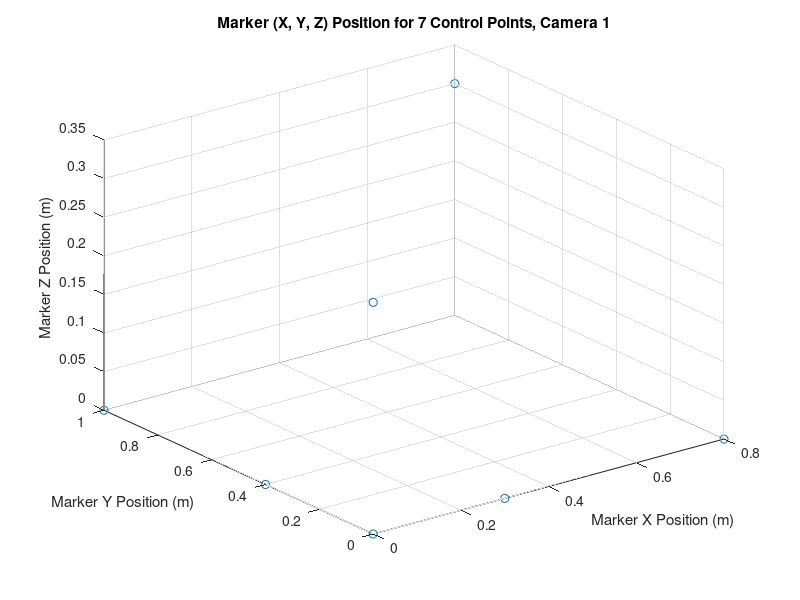

Reproduce this figure in MATLAB.
% Created by: Anthony Le
% Last updated: 01.27.2018

% KIN 523: Homework 2 - Motion Capture
% Due: 01.30.2018
% Extensive explanation of code for the professor...
%% Problem 1
close all;
clear;
% u: horizontal location, [1:1024]
% v: vertical location, [1:1024]
% delta_u: lens distortion

% 7 control pts, col vectors of 3D position (X, Y, Z) locations
% semicolon operator signifies end of row, col vectors w/ 7 rows, 1 col
X = [0; 0.3; 0.8; 0; 0; 0; 0.8]; % in m
Y = [0; 0; 0; 0.4; 1.0; 0; 1.0]; % in m
Z = [0; 0; 0; 0; 0; 0.3; 0.3]; % in m

% combined 3 col vectors above into a single matrix
% XYZ is a matrix of col vectors X, Y, Z from above, 7 rows, 3 cols
XYZ = [X, Y, Z];

% col vectors of X, Y, Z in XYZ matrix become row vectors of X, Y, Z
% in tp_XYZ matrix, 3 rows, 7 cols
tp_XYZ = transpose(XYZ); % transpose XYZ matrix created above

% 7 control pts, horizontal position locations 
u = [367.6; 323.8; 268.1; 518.4; 703.4; 357.9; 552.4]; % in px

% dot operator signifies element-wise operation
% asterisk operator signifies multiplication
% together, element-wise multiplication
% uXYZ = transpose(-(tp_XYZ .* u)); % col vectors of -ux, -uy, -uz in matrix
uXYZ = -(XYZ .* u); % col vectors of -ux, -uy, -uz in uXYZ matrix, 7 rows, 3 cols

% colon operator signifies the index range of all rows (1-7)
% 2nd # after comma is col index
% extracted individual col vectors from uXYZ matrix
uX = uXYZ(:, 1); % 7 rows, 1 col
uY = uXYZ(:, 2); % 7 rows, 1 col
uZ = uXYZ(:, 3); % 7 rows, 1 col

A = zeros(7, 11); % matrix of zeros, 7 rows, 11 cols

% colon operator signifies the entire index range of rows (1-7)
% 2nd # after comma is col index
A(:, 1) = X; % replace entire 1st col w/ col vector X from above
A(:, 2) = Y; % replace entire 2nd col w/ col vector Y from above
A(:, 3) = Z; % replace entire 3rd col w/ col vector Z from above
A(:, 4) = ones(7, 1); % replace entire 4th col w/ col vector of ones
A(:, 9) = uX; % replace entire 9th col w/ col vector uX from above
A(:, 10) = uY; % replace entire 10th col w/ col vector uY from above
A(:, 11) = uZ; % replace entire 11th col w/ col vector uZ from above

% backslash operator signifies matrix left division or
% inversion of A matrix right multiplied by u col vector
L1 = A \ u; % solve the system of linear equations A*L = u, 11 rows, 1 col

R = (XYZ * L1(9:11)) + ones(7, 1);

% plot (X, Y, Z) position of control points
scatter3(X, Y, Z);
title('Marker (X, Y, Z) Position for 7 Control Points, Camera 1');
xlabel('Marker X Position (m)');
ylabel('Marker Y Position (m)');
zlabel('Marker Z Position (m)');
